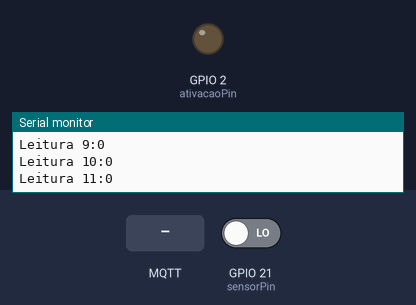
This sketch was run on a simulated ESP32. On the bench: output pins drawn as LEDs (lit = HIGH), the last lines printed to the serial monitor. Inputs (shaded band) come from the test bench; at power-on: GPIO 21 (sensorPin) LOW. WiFi joins after 1.5 s; servers stay silent unless stated; no MQTT or app messages arrive unless stated.

Above: at 2.7 s.
2.8 s: MQTT message "on" arrives on the first subscribed topic
At 3.7 s:
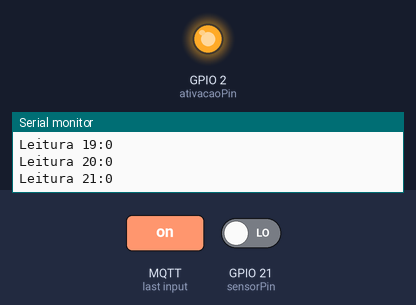
4.3 s: MQTT message "off" arrives on the first subscribed topic
At 5.0 s:
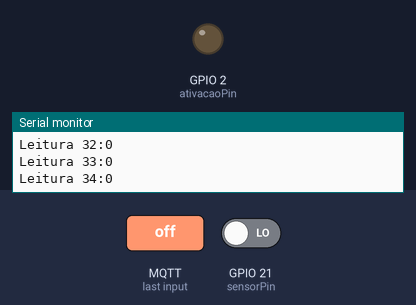
Timing chart, 0 to 7.3 s (numbered marks = the images above; inputs shaded):
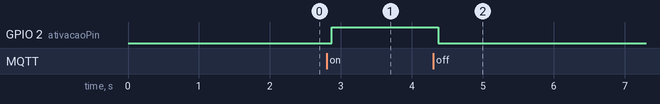

Measured:
- after the input at 2.8 s, GPIO 2 (ativacaoPin): LOW → HIGH after 0.07 s
- after the input at 4.3 s, GPIO 2 (ativacaoPin): HIGH → LOW after 0.07 s

The sketch:

leituraEscritaLocalMQTTEsp32.ino
```cpp
#include <WiFi.h>
#include <PubSubClient.h>
#include <Wire.h>

// Configurações de Wifi
const char* ssid = "Zeni-net";
const char* password = "lofibatata";
// Configurações do MQTT Broker
const char* mqtt_server = "192.168.152.17";
const char* topic = "testeLucas";

WiFiClient espClient;
PubSubClient client(espClient);


// Configurações de Input / Output
// ------------------------------------------

// Porta que controlará algum instrumento
// O que será controlado é a saída do led
const int ativacaoPin = 2;

// Porta por onde o sinal do sensor entrará
const int sensorPin = 21;

int leituraAnterior = LOW;
int leitura = LOW;


// Funções
// -------------------------------------------

void setup_wifi() {
    delay(10);
    // We start by connecting to a WiFi network
    Serial.println();
    Serial.print("Connecting to ");
    Serial.println(ssid);

    WiFi.begin(ssid, password);

    while (WiFi.status() != WL_CONNECTED) {
        delay(500);
        Serial.print(".");
    }

    Serial.println("");
    Serial.println("WiFi connected");
    Serial.println("IP address: ");
    Serial.println(WiFi.localIP());
}

void callback(char* topic, byte* message, unsigned int length) {
    Serial.print("Message arrived on topic: ");
    Serial.print(topic);
    Serial.print(". Message: ");
    String messageTemp;

    for (int i = 0; i < length; i++) {
        Serial.print((char)message[i]);
        messageTemp += (char)message[i];
    }
    Serial.println();

    // Feel free to add more if statements to control more GPIOs with MQTT

    // If a message is received on the topic esp32/output, you check if the message is either "on" or "off".
    // Changes the output state according to the message
    if (String(topic) == topic) {
        Serial.print("Changing output to ");
        if(messageTemp == "on"){
            Serial.println("on");
            digitalWrite(ativacaoPin, HIGH);
        }
        else if(messageTemp == "off"){
            Serial.println("off");
            digitalWrite(ativacaoPin, LOW);
        }
    }
}

void reconnect() {
    // Loop until we're reconnected
    while (!client.connected()) {
        Serial.print("Attempting MQTT connection...");
        // Attempt to connect
        //  if (client.connect("ESP8266Client")) {
        if (client.connect("mosquito-lima")) {
            Serial.println("connected");
            // Subscribe
            client.subscribe(topic);
        } else {
            Serial.print("failed, rc=");
            Serial.print(client.state());
            Serial.println(" try again in 5 seconds");
            // Wait 5 seconds before retrying
            delay(5000);
        }
    }
}


void setup() {
    Serial.begin(115200);

    setup_wifi();
    client.setServer(mqtt_server, 1883);
    client.setCallback(callback);

    pinMode(ativacaoPin, OUTPUT);
    pinMode(sensorPin, INPUT);
}


int contador = 0;


void loop() {
    // Conexão com a internet
    if (!client.connected()) {
        reconnect();
    }
    client.loop();

    // Realizar a leitura
    leitura = digitalRead(sensorPin);

    // Print debug
    Serial.print("Leitura "); Serial.print(contador++); Serial.print(":"); Serial.println(leitura);

    // Detectar ativação no sinal
    if (leituraAnterior == LOW && leitura == HIGH) {
        client.publish(topic, "Ativou");

    // Detectar desativação no sinal
    } else if (leituraAnterior == HIGH && leitura == LOW) {
        client.publish(topic, "Desativou");
    }

    leituraAnterior = leitura;

    delay(100);
}
```
